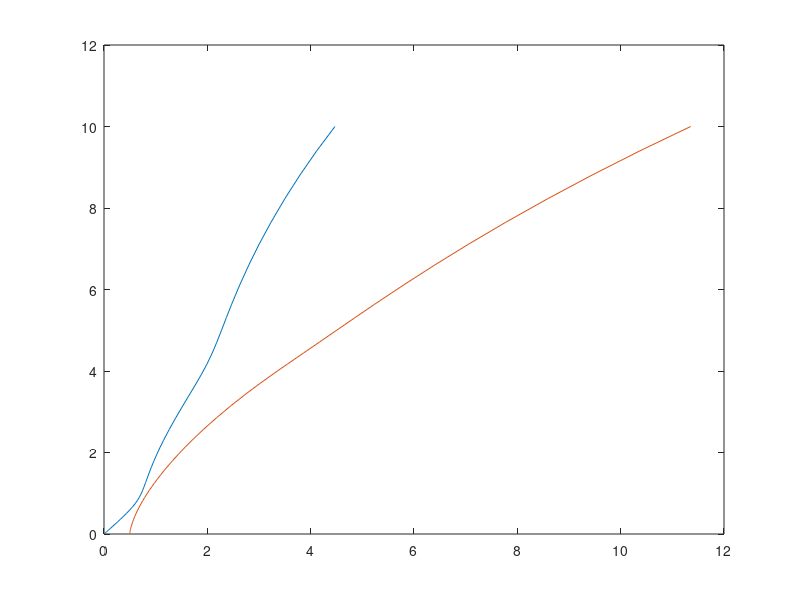

Write MATLAB code to recreate this figure.
function Observationof2pointmassUGVs
%work area
wa=[0:0.1:13;0:0.1:13];
%locations of obstacles and target
T=[10,10];
obs=[3,4;8,5];
n=length(wa(1,:));
%gains
kT=3;
ko=[4,5];
options=odeset('events',@StopSim);
ktr=0.05; m=1;
init=[0;0;0;0;0.5;0;0;0];
[t,pa]=ode45(@robota,[0 10],init,options);
plot(pa(:,1),pa(:,3),pa(:,5),pa(:,7))
    function dpa=robota(t,pa)
        dpa=zeros(8,1);
        xa=pa(1);ya=pa(3); xb=pa(5); yb=pa(7);

        FTax=kT*(T(1,1)-xa)/(sqrt(((T(1,1)-xa)^2)+((T(1,2)-ya)^2)));
        Fo1ax=-ko(1,1)*(obs(1,1)-xa)/((((obs(1,1)-xa)^2)+(obs(1,2)-ya)^2)^1.5);
        Fo2ax=-ko(1,2)*(obs(2,1)-xa)/((((obs(2,1)-xa)^2)+(obs(2,2)-ya)^2)^1.5);
        Frbax=-ktr*(xb-xa)/(((xb-xa)^2+(yb-ya)^2)^1.5);
        Fxa=FTax+Fo1ax+Fo2ax+Frbax;
        
        FTay=kT*(T(1,2)-ya)/(sqrt(((T(1,1)-xa)^2)+(T(1,2)-ya)^2));
        Fo1ay=-ko(1,1)*(obs(1,2)-ya)/((((obs(1,1)-xa)^2)+(obs(1,2)-ya)^2)^1.5);
        Fo2ay=-ko(1,2)*(obs(2,2)-ya)/((((obs(2,1)-xa)^2)+(obs(2,2)-ya)^2)^1.5);
        Frbay=-ktr*(yb-ya)/(((xb-xa)^2+(yb-ya)^2)^1.5);
        Fya=FTay+Fo1ay+Fo2ay+Frbay;
        
        dpa(1)=pa(2);
        dpa(2)=Fxa/m;
        dpa(3)=pa(4);
        dpa(4)=Fya/m;
        
        FTbx=kT*(T(1,1)-xb)/(sqrt(((T(1,1)-xb)^2)+(T(1,2)-yb)^2));
        Fo1bx=-ko(1,1)*(obs(1,1)-xb)/((((obs(1,1)-xb)^2)+(obs(1,2)-yb)^2)^1.5);
        Fo2bx=-ko(1,2)*(obs(2,1)-xb)/((((obs(2,1)-xb)^2)+(obs(2,2)-yb)^2)^1.5);
        Frabx=-ktr*(xa-xb)/(((xa-xb)^2+(ya-yb)^2)^1.5);
        Fxb=FTax+Fo1ax+Fo2ax+Frabx;

        FTby=kT*(T(1,2)-ya)/(sqrt(((T(1,1)-xa)^2)+(T(1,2)-ya)^2));
        Fo1by=-ko(1,1)*(obs(1,2)-ya)/((((obs(1,1)-xa)^2)+(obs(1,2)-ya)^2)^1.5);
        Fo2by=-ko(1,2)*(obs(2,2)-ya)/((((obs(2,1)-xa)^2)+(obs(2,2)-ya)^2)^1.5);
        Fraby=-ktr*(ya-yb)/(((xa-xb)^2+(ya-yb)^2)^1.5);
        Fyb=FTay+Fo1ay+Fo2ay+Fraby;

        dpa(5)=pa(7);
        dpa(6)=Fxb/m;
        dpa(7)=pa(8);
        dpa(8)=Fyb/m;
    end
    function [Val,Ister,Dir]=StopSim(t,pa)
        Val(1)=pa(3)-T(1,1);
        Ister(1)=1;
        Dir(1)=0;
    end
end